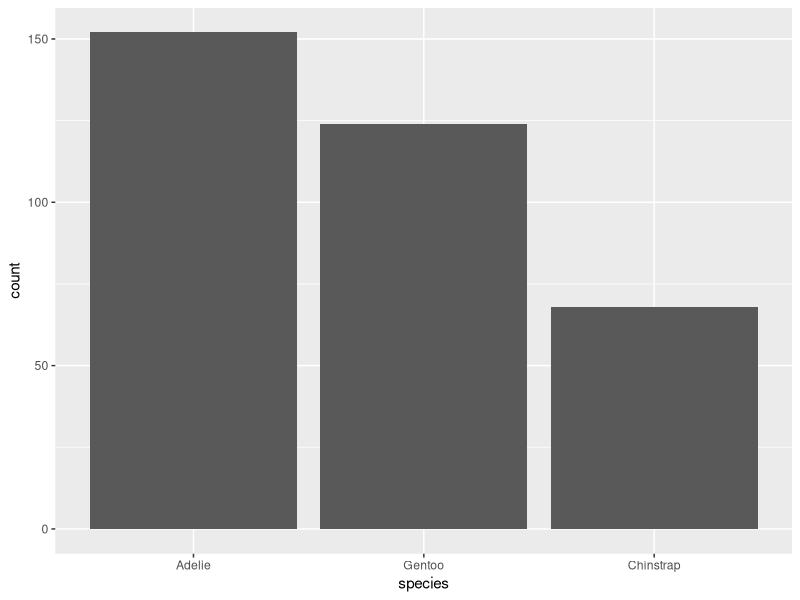
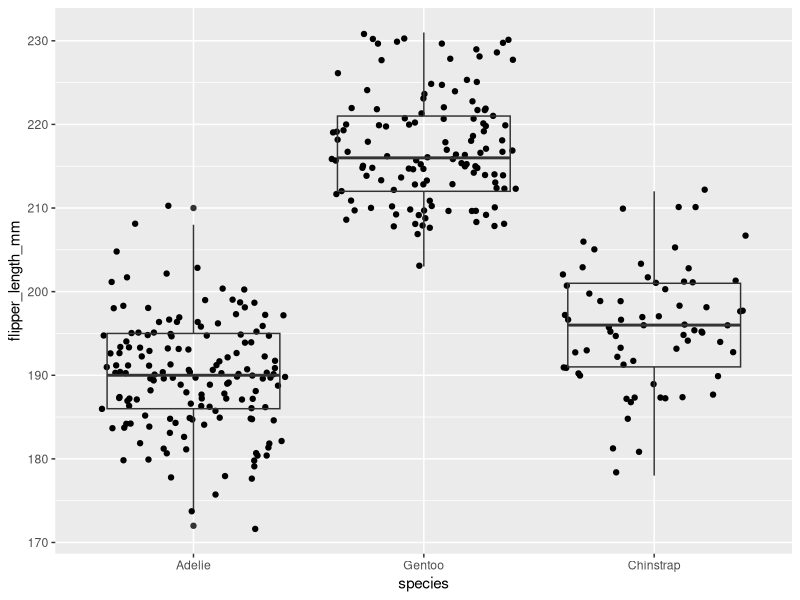

Here is the R script that generated these plots, in order:
## ---- chunk 1
knitr::opts_chunk$set(echo = TRUE)
library(tidyverse)
library(palmerpenguins)
penguins = penguins
## ---- chunk 2

penguins %>% 
  mutate(species = fct_relevel(species, "Adelie", "Gentoo")) %>% 
  ggplot(aes(x=species)) +
  geom_bar()

## ---- chunk 3

penguins %>% 
  mutate(species = fct_relevel(species, "Adelie", "Gentoo")) %>% 
  ggplot(aes(x=species, y=flipper_length_mm)) +
  geom_jitter() +
  geom_boxplot(fill=NA)

## ---- chunk 4

penguins %>% 
  group_by(species) %>% 
  summarise(flipper_mean = mean(flipper_length_mm))

## ---- chunk 5

library(tidyverse)

example_data = tibble(species = c("a", "b", "c", "a", "b", "c"),
                      flipper = c(1:5, NA))

example_data %>% 
  group_by(species) %>% 
  summarise(flipper_mean = mean(flipper))

